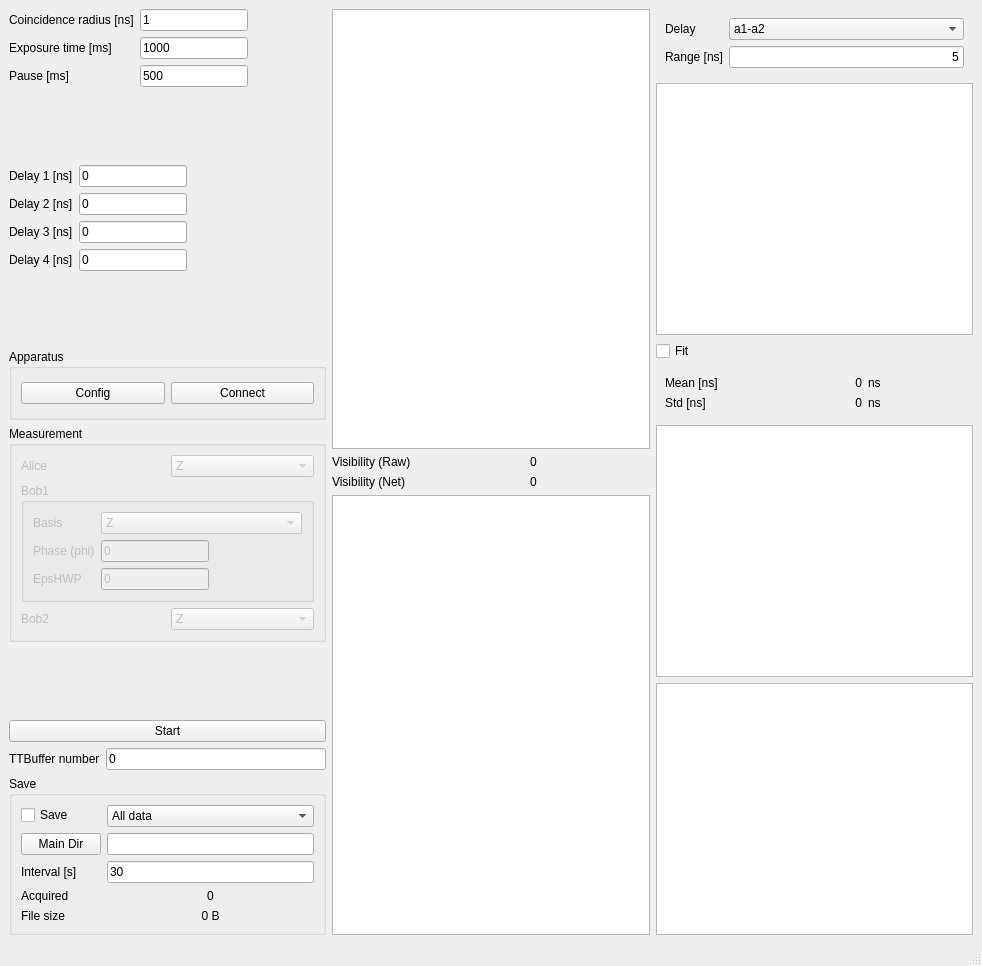
<?xml version="1.0" encoding="UTF-8"?>
<ui version="4.0">
 <class>MainWindow</class>
 <widget class="QMainWindow" name="MainWindow">
  <property name="geometry">
   <rect>
    <x>0</x>
    <y>0</y>
    <width>982</width>
    <height>966</height>
   </rect>
  </property>
  <property name="windowTitle">
   <string>MainWindow</string>
  </property>
  <widget class="QWidget" name="centralwidget">
   <layout class="QHBoxLayout" name="horizontalLayout_2">
    <item>
     <layout class="QVBoxLayout" name="verticalLayout">
      <item>
       <layout class="QFormLayout" name="formLayout">
        <item row="0" column="0">
         <widget class="QLabel" name="label">
          <property name="sizePolicy">
           <sizepolicy hsizetype="Maximum" vsizetype="Preferred">
            <horstretch>0</horstretch>
            <verstretch>0</verstretch>
           </sizepolicy>
          </property>
          <property name="text">
           <string>Coincidence radius [ns]</string>
          </property>
          <property name="wordWrap">
           <bool>true</bool>
          </property>
         </widget>
        </item>
        <item row="0" column="1">
         <widget class="QLineEdit" name="txtWindow">
          <property name="sizePolicy">
           <sizepolicy hsizetype="Maximum" vsizetype="Fixed">
            <horstretch>0</horstretch>
            <verstretch>0</verstretch>
           </sizepolicy>
          </property>
          <property name="text">
           <string>1</string>
          </property>
         </widget>
        </item>
        <item row="1" column="0">
         <widget class="QLabel" name="label_2">
          <property name="sizePolicy">
           <sizepolicy hsizetype="Maximum" vsizetype="Preferred">
            <horstretch>0</horstretch>
            <verstretch>0</verstretch>
           </sizepolicy>
          </property>
          <property name="text">
           <string>Exposure time [ms]</string>
          </property>
         </widget>
        </item>
        <item row="1" column="1">
         <widget class="QLineEdit" name="txtExp">
          <property name="sizePolicy">
           <sizepolicy hsizetype="Maximum" vsizetype="Fixed">
            <horstretch>0</horstretch>
            <verstretch>0</verstretch>
           </sizepolicy>
          </property>
          <property name="text">
           <string>1000</string>
          </property>
         </widget>
        </item>
        <item row="2" column="0">
         <widget class="QLabel" name="label_9">
          <property name="text">
           <string>Pause [ms]</string>
          </property>
         </widget>
        </item>
        <item row="2" column="1">
         <widget class="QLineEdit" name="txtPause">
          <property name="sizePolicy">
           <sizepolicy hsizetype="Maximum" vsizetype="Fixed">
            <horstretch>0</horstretch>
            <verstretch>0</verstretch>
           </sizepolicy>
          </property>
          <property name="text">
           <string>500</string>
          </property>
         </widget>
        </item>
       </layout>
      </item>
      <item>
       <spacer name="verticalSpacer">
        <property name="orientation">
         <enum>Qt::Vertical</enum>
        </property>
        <property name="sizeHint" stdset="0">
         <size>
          <width>272</width>
          <height>13</height>
         </size>
        </property>
       </spacer>
      </item>
      <item>
       <layout class="QFormLayout" name="formLayout_2">
        <item row="0" column="0">
         <widget class="QLabel" name="label_3">
          <property name="sizePolicy">
           <sizepolicy hsizetype="Maximum" vsizetype="Preferred">
            <horstretch>0</horstretch>
            <verstretch>0</verstretch>
           </sizepolicy>
          </property>
          <property name="text">
           <string>Delay 1 [ns]</string>
          </property>
         </widget>
        </item>
        <item row="0" column="1">
         <widget class="QLineEdit" name="txtDelay1">
          <property name="sizePolicy">
           <sizepolicy hsizetype="Maximum" vsizetype="Fixed">
            <horstretch>0</horstretch>
            <verstretch>0</verstretch>
           </sizepolicy>
          </property>
          <property name="text">
           <string>0</string>
          </property>
         </widget>
        </item>
        <item row="1" column="0">
         <widget class="QLabel" name="label_4">
          <property name="sizePolicy">
           <sizepolicy hsizetype="Maximum" vsizetype="Preferred">
            <horstretch>0</horstretch>
            <verstretch>0</verstretch>
           </sizepolicy>
          </property>
          <property name="text">
           <string>Delay 2 [ns]</string>
          </property>
         </widget>
        </item>
        <item row="1" column="1">
         <widget class="QLineEdit" name="txtDelay2">
          <property name="sizePolicy">
           <sizepolicy hsizetype="Maximum" vsizetype="Fixed">
            <horstretch>0</horstretch>
            <verstretch>0</verstretch>
           </sizepolicy>
          </property>
          <property name="text">
           <string>0</string>
          </property>
         </widget>
        </item>
        <item row="2" column="0">
         <widget class="QLabel" name="label_5">
          <property name="text">
           <string>Delay 3 [ns]</string>
          </property>
         </widget>
        </item>
        <item row="2" column="1">
         <widget class="QLineEdit" name="txtDelay3">
          <property name="sizePolicy">
           <sizepolicy hsizetype="Maximum" vsizetype="Fixed">
            <horstretch>0</horstretch>
            <verstretch>0</verstretch>
           </sizepolicy>
          </property>
          <property name="text">
           <string>0</string>
          </property>
         </widget>
        </item>
        <item row="3" column="0">
         <widget class="QLabel" name="label_6">
          <property name="text">
           <string>Delay 4 [ns]</string>
          </property>
         </widget>
        </item>
        <item row="3" column="1">
         <widget class="QLineEdit" name="txtDelay4">
          <property name="sizePolicy">
           <sizepolicy hsizetype="Maximum" vsizetype="Fixed">
            <horstretch>0</horstretch>
            <verstretch>0</verstretch>
           </sizepolicy>
          </property>
          <property name="text">
           <string>0</string>
          </property>
         </widget>
        </item>
       </layout>
      </item>
      <item>
       <spacer name="verticalSpacer_2">
        <property name="orientation">
         <enum>Qt::Vertical</enum>
        </property>
        <property name="sizeHint" stdset="0">
         <size>
          <width>272</width>
          <height>13</height>
         </size>
        </property>
       </spacer>
      </item>
      <item>
       <widget class="QGroupBox" name="groupBox">
        <property name="sizePolicy">
         <sizepolicy hsizetype="Expanding" vsizetype="MinimumExpanding">
          <horstretch>0</horstretch>
          <verstretch>0</verstretch>
         </sizepolicy>
        </property>
        <property name="title">
         <string>Apparatus</string>
        </property>
        <layout class="QHBoxLayout" name="horizontalLayout">
         <item>
          <widget class="QPushButton" name="btnConfig">
           <property name="text">
            <string>Config</string>
           </property>
          </widget>
         </item>
         <item>
          <widget class="QPushButton" name="btnConnect">
           <property name="text">
            <string>Connect</string>
           </property>
          </widget>
         </item>
        </layout>
       </widget>
      </item>
      <item>
       <widget class="QGroupBox" name="groupBox_2">
        <property name="title">
         <string>Measurement </string>
        </property>
        <layout class="QGridLayout" name="gridLayout">
         <item row="3" column="0">
          <widget class="QLabel" name="lblBob2">
           <property name="enabled">
            <bool>false</bool>
           </property>
           <property name="text">
            <string>Bob2</string>
           </property>
          </widget>
         </item>
         <item row="0" column="0">
          <widget class="QLabel" name="lblAlice">
           <property name="enabled">
            <bool>false</bool>
           </property>
           <property name="text">
            <string>Alice</string>
           </property>
          </widget>
         </item>
         <item row="0" column="1">
          <widget class="QComboBox" name="cmbBasisAlice">
           <property name="enabled">
            <bool>false</bool>
           </property>
           <item>
            <property name="text">
             <string>Z</string>
            </property>
           </item>
           <item>
            <property name="text">
             <string>X</string>
            </property>
           </item>
           <item>
            <property name="text">
             <string>-X-Z</string>
            </property>
           </item>
           <item>
            <property name="text">
             <string>-X+Z</string>
            </property>
           </item>
          </widget>
         </item>
         <item row="3" column="1">
          <widget class="QComboBox" name="cmbBasisBob2">
           <property name="enabled">
            <bool>false</bool>
           </property>
           <item>
            <property name="text">
             <string>Z</string>
            </property>
           </item>
           <item>
            <property name="text">
             <string>X</string>
            </property>
           </item>
          </widget>
         </item>
         <item row="1" column="0" colspan="2">
          <widget class="QGroupBox" name="grpBob1">
           <property name="enabled">
            <bool>false</bool>
           </property>
           <property name="title">
            <string>Bob1</string>
           </property>
           <layout class="QFormLayout" name="formLayout_6">
            <item row="0" column="0">
             <widget class="QLabel" name="label_18">
              <property name="text">
               <string>Basis</string>
              </property>
             </widget>
            </item>
            <item row="0" column="1">
             <widget class="QComboBox" name="cmbBasisBob1">
              <property name="enabled">
               <bool>false</bool>
              </property>
              <item>
               <property name="text">
                <string>Z</string>
               </property>
              </item>
              <item>
               <property name="text">
                <string>X</string>
               </property>
              </item>
             </widget>
            </item>
            <item row="1" column="0">
             <widget class="QLabel" name="label_8">
              <property name="text">
               <string>Phase (phi)</string>
              </property>
             </widget>
            </item>
            <item row="1" column="1">
             <widget class="QLineEdit" name="txtPhaseBob1">
              <property name="enabled">
               <bool>false</bool>
              </property>
              <property name="sizePolicy">
               <sizepolicy hsizetype="Maximum" vsizetype="Fixed">
                <horstretch>0</horstretch>
                <verstretch>0</verstretch>
               </sizepolicy>
              </property>
              <property name="text">
               <string>0</string>
              </property>
             </widget>
            </item>
            <item row="2" column="0">
             <widget class="QLabel" name="label_19">
              <property name="text">
               <string>EpsHWP</string>
              </property>
             </widget>
            </item>
            <item row="2" column="1">
             <widget class="QLineEdit" name="txtEpsHWPBob1">
              <property name="enabled">
               <bool>false</bool>
              </property>
              <property name="sizePolicy">
               <sizepolicy hsizetype="Maximum" vsizetype="Fixed">
                <horstretch>0</horstretch>
                <verstretch>0</verstretch>
               </sizepolicy>
              </property>
              <property name="text">
               <string>0</string>
              </property>
             </widget>
            </item>
           </layout>
          </widget>
         </item>
        </layout>
       </widget>
      </item>
      <item>
       <spacer name="verticalSpacer_3">
        <property name="orientation">
         <enum>Qt::Vertical</enum>
        </property>
        <property name="sizeHint" stdset="0">
         <size>
          <width>272</width>
          <height>13</height>
         </size>
        </property>
       </spacer>
      </item>
      <item>
       <widget class="QPushButton" name="btnStart">
        <property name="text">
         <string>Start</string>
        </property>
       </widget>
      </item>
      <item>
       <layout class="QFormLayout" name="formLayout_4">
        <property name="fieldGrowthPolicy">
         <enum>QFormLayout::AllNonFixedFieldsGrow</enum>
        </property>
        <item row="0" column="0">
         <widget class="QLabel" name="label_17">
          <property name="text">
           <string>TTBuffer number</string>
          </property>
         </widget>
        </item>
        <item row="0" column="1">
         <widget class="QLineEdit" name="txtBufferNo">
          <property name="text">
           <string>0</string>
          </property>
         </widget>
        </item>
       </layout>
      </item>
      <item>
       <widget class="QGroupBox" name="groupBox_3">
        <property name="title">
         <string>Save</string>
        </property>
        <layout class="QFormLayout" name="formLayout_7">
         <item row="0" column="0">
          <widget class="QCheckBox" name="chkSave">
           <property name="text">
            <string>Save</string>
           </property>
          </widget>
         </item>
         <item row="0" column="1">
          <widget class="QComboBox" name="cmbSave">
           <item>
            <property name="text">
             <string>All data</string>
            </property>
           </item>
           <item>
            <property name="text">
             <string>Coincident TS</string>
            </property>
           </item>
          </widget>
         </item>
         <item row="1" column="0">
          <widget class="QPushButton" name="btnMainDir">
           <property name="text">
            <string>Main Dir</string>
           </property>
          </widget>
         </item>
         <item row="1" column="1">
          <widget class="QLineEdit" name="txtMainDir"/>
         </item>
         <item row="2" column="0">
          <widget class="QLabel" name="label_15">
           <property name="text">
            <string>Interval [s]</string>
           </property>
          </widget>
         </item>
         <item row="2" column="1">
          <widget class="QLineEdit" name="txtSaveInterval">
           <property name="text">
            <string>30</string>
           </property>
          </widget>
         </item>
         <item row="3" column="0">
          <widget class="QLabel" name="label_7">
           <property name="text">
            <string>Acquired</string>
           </property>
          </widget>
         </item>
         <item row="3" column="1">
          <widget class="QLabel" name="lblAcquired">
           <property name="layoutDirection">
            <enum>Qt::LeftToRight</enum>
           </property>
           <property name="text">
            <string>0</string>
           </property>
           <property name="alignment">
            <set>Qt::AlignCenter</set>
           </property>
          </widget>
         </item>
         <item row="4" column="0">
          <widget class="QLabel" name="label_23">
           <property name="text">
            <string>File size</string>
           </property>
          </widget>
         </item>
         <item row="4" column="1">
          <widget class="QLabel" name="lblSize">
           <property name="text">
            <string>0 B</string>
           </property>
           <property name="alignment">
            <set>Qt::AlignCenter</set>
           </property>
          </widget>
         </item>
        </layout>
       </widget>
      </item>
     </layout>
    </item>
    <item>
     <layout class="QVBoxLayout" name="verticalLayout_3">
      <item>
       <widget class="PlotWidget" name="pltSingleVis"/>
      </item>
      <item>
       <layout class="QFormLayout" name="formLayout_5">
        <item row="0" column="0">
         <widget class="QLabel" name="lblRate_2">
          <property name="text">
           <string>Visibility (Raw)</string>
          </property>
         </widget>
        </item>
        <item row="0" column="1">
         <widget class="QLabel" name="lblVis">
          <property name="text">
           <string>0</string>
          </property>
          <property name="textFormat">
           <enum>Qt::AutoText</enum>
          </property>
          <property name="alignment">
           <set>Qt::AlignCenter</set>
          </property>
         </widget>
        </item>
        <item row="1" column="0">
         <widget class="QLabel" name="label_20">
          <property name="text">
           <string>Visibility (Net)</string>
          </property>
         </widget>
        </item>
        <item row="1" column="1">
         <widget class="QLabel" name="lblVisNet">
          <property name="text">
           <string>0</string>
          </property>
          <property name="alignment">
           <set>Qt::AlignCenter</set>
          </property>
         </widget>
        </item>
       </layout>
      </item>
      <item>
       <widget class="PlotWidget" name="pltCoincVis"/>
      </item>
     </layout>
    </item>
    <item>
     <layout class="QVBoxLayout" name="verticalLayout_2">
      <item>
       <widget class="QWidget" name="widget" native="true">
        <property name="sizePolicy">
         <sizepolicy hsizetype="MinimumExpanding" vsizetype="Preferred">
          <horstretch>0</horstretch>
          <verstretch>0</verstretch>
         </sizepolicy>
        </property>
        <layout class="QFormLayout" name="formLayout_3">
         <item row="0" column="0">
          <widget class="QLabel" name="label_10">
           <property name="text">
            <string>Delay</string>
           </property>
          </widget>
         </item>
         <item row="0" column="1">
          <widget class="QComboBox" name="cmbChannels">
           <property name="currentIndex">
            <number>0</number>
           </property>
           <item>
            <property name="text">
             <string>a1-a2</string>
            </property>
           </item>
           <item>
            <property name="text">
             <string>a1-b2</string>
            </property>
           </item>
           <item>
            <property name="text">
             <string>b1-a2</string>
            </property>
           </item>
           <item>
            <property name="text">
             <string>b1-b2</string>
            </property>
           </item>
           <item>
            <property name="text">
             <string>CH1-CH2</string>
            </property>
           </item>
          </widget>
         </item>
         <item row="1" column="0">
          <widget class="QLabel" name="label_11">
           <property name="text">
            <string>Range [ns]</string>
           </property>
          </widget>
         </item>
         <item row="1" column="1">
          <widget class="QLineEdit" name="txtRange">
           <property name="text">
            <string>5</string>
           </property>
           <property name="alignment">
            <set>Qt::AlignRight|Qt::AlignTrailing|Qt::AlignVCenter</set>
           </property>
          </widget>
         </item>
        </layout>
       </widget>
      </item>
      <item>
       <widget class="PlotWidget" name="pltDelay"/>
      </item>
      <item>
       <widget class="QCheckBox" name="chkFit">
        <property name="text">
         <string>Fit</string>
        </property>
       </widget>
      </item>
      <item>
       <widget class="QWidget" name="widget_5" native="true">
        <layout class="QGridLayout" name="gridLayout_2">
         <item row="0" column="1">
          <widget class="QLabel" name="lblMean">
           <property name="text">
            <string>0</string>
           </property>
           <property name="alignment">
            <set>Qt::AlignRight|Qt::AlignTrailing|Qt::AlignVCenter</set>
           </property>
          </widget>
         </item>
         <item row="1" column="1">
          <widget class="QLabel" name="lblStd">
           <property name="text">
            <string>0</string>
           </property>
           <property name="alignment">
            <set>Qt::AlignRight|Qt::AlignTrailing|Qt::AlignVCenter</set>
           </property>
          </widget>
         </item>
         <item row="0" column="0">
          <widget class="QLabel" name="label_12">
           <property name="text">
            <string>Mean [ns]</string>
           </property>
          </widget>
         </item>
         <item row="1" column="0">
          <widget class="QLabel" name="label_13">
           <property name="text">
            <string>Std [ns]</string>
           </property>
          </widget>
         </item>
         <item row="0" column="2">
          <widget class="QLabel" name="label_14">
           <property name="text">
            <string>ns</string>
           </property>
          </widget>
         </item>
         <item row="1" column="2">
          <widget class="QLabel" name="label_16">
           <property name="text">
            <string>ns</string>
           </property>
          </widget>
         </item>
        </layout>
       </widget>
      </item>
      <item>
       <widget class="PlotWidget" name="pltMonitor"/>
      </item>
      <item>
       <widget class="PlotWidget" name="pltAlign"/>
      </item>
     </layout>
    </item>
   </layout>
  </widget>
  <widget class="QStatusBar" name="statusbar"/>
 </widget>
 <customwidgets>
  <customwidget>
   <class>PlotWidget</class>
   <extends>QGraphicsView</extends>
   <header>pyqtgraph</header>
  </customwidget>
 </customwidgets>
 <resources/>
 <connections/>
</ui>
